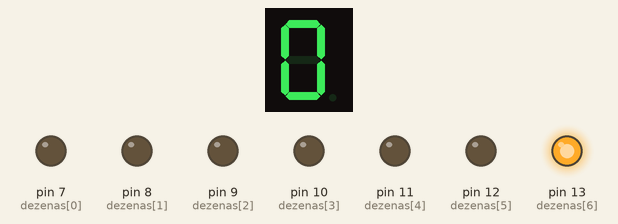
This sketch was run on a simulated Arduino Uno, built with avr-gcc and run on an emulated ATmega328P. On the bench: 1-digit seven-segment display, output pins drawn as LEDs (lit = HIGH). Wiring (inferred from the names in the program): 1-digit 7-segment display, segments lit when LOW: segments pin 0, pin 1, pin 2, pin 3, pin 4, pin 5, pin 6. The segment pins are drawn as the display they are named for; pins used as bus, display or sensor lines are not drawn.

Above: at 0.1 s.
At 5.1 s:
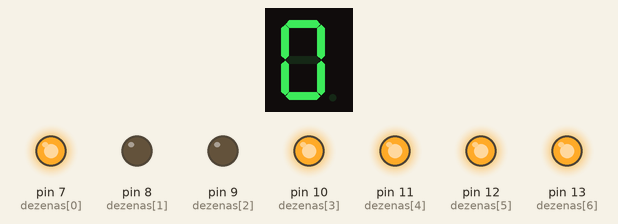
At 10.1 s:
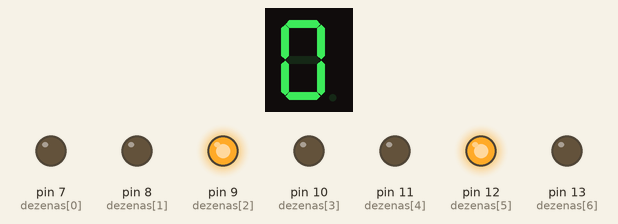
At 20.1 s:
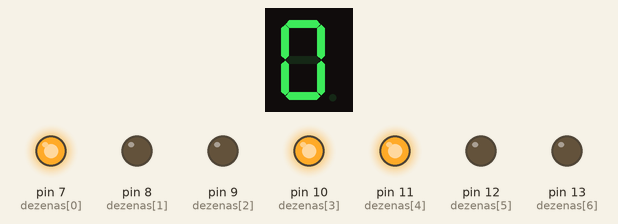
At 30.1 s:
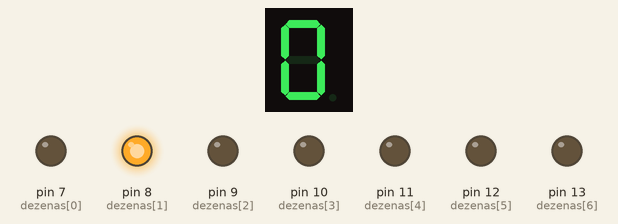
At 39.75 s:
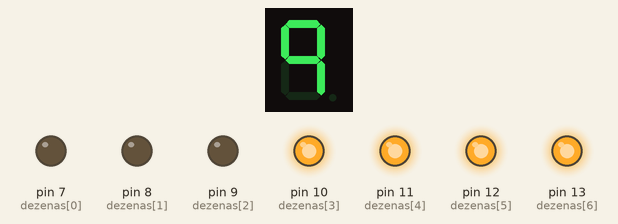
Timing chart, 0 to 40.0 s (numbered marks = the images above):
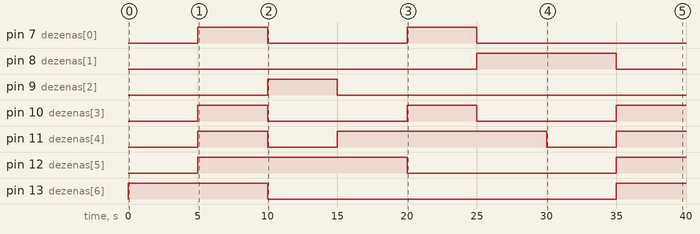

Measured:
- by itself, pin 7 (dezenas[0]), pin 10 (dezenas[3]): alternates HIGH for 5.0 s and LOW for 10.0 s
- by itself, pin 8 (dezenas[1]): LOW → HIGH at 25.0 s, → LOW 10.0 s later
- by itself, pin 9 (dezenas[2]): LOW → HIGH at 10.0 s, → LOW 5.0 s later
- by itself, pin 11 (dezenas[4]): goes HIGH 5.0 s, LOW 5.0 s, HIGH 15.0 s, LOW 5.0 s, then HIGH
- by itself, pin 12 (dezenas[5]): LOW → HIGH at 5.0 s, → LOW 15.0 s later, → HIGH 15.0 s later
- by itself, pin 13 (dezenas[6]): LOW → HIGH at 0.00 s, → LOW 10.0 s later, → HIGH 25.0 s later
- what the display in image 1 shows lasts 0.5 s, from 5.0 s to 5.5 s

The sketch:

mostragor.ino
```cpp
const int l = 0, d = 1; // Display 7 segmentos (anodo comum)

int unidades[] = {0, 1, 2, 3, 4, 5, 6};
int dezenas[] = {7, 8, 9, 10, 11, 12, 13};

byte digito[10][7] = {
 { l,l,l,l,l,l,d },  //DIGITO 0
 { d,l,l,d,d,d,d },  //DIGITO 1
 { l,l,d,l,l,d,l },  //DIGITO 2
 { l,l,l,l,d,d,l },  //DIGITO 3
 { d,l,l,d,d,l,l },  //DIGITO 4
 { l,d,l,l,d,l,l },  //DIGITO 5
 { l,d,l,l,l,l,l },  //DIGITO 6
 { l,l,l,d,d,d,d },  //DIGITO 7
 { l,l,l,l,l,l,l },  //DIGITO 8
 { l,l,l,d,d,l,l }  //DIGITO 9
};

const int SEGMENTOS = 7;
const int NUMEROS = 10;

void setup(){
  for(int i = 0; i < SEGMENTOS; i++) {
       pinMode(dezenas[i], OUTPUT);
       pinMode(unidades[i], OUTPUT);
    }
}

void loop() {
  for(int k = 0; k < NUMEROS; k++) {
       acende(dezenas, k);
       for(int i = 0; i < NUMEROS; i++) {
          acende(unidades, i);
          delay(500);
       }
    }
}

void acende(int* pino, int dig) {
    for(int i = 0; i < SEGMENTOS; i++) {
       digitalWrite(pino[i], digito[dig][i]);
    }
}
```
